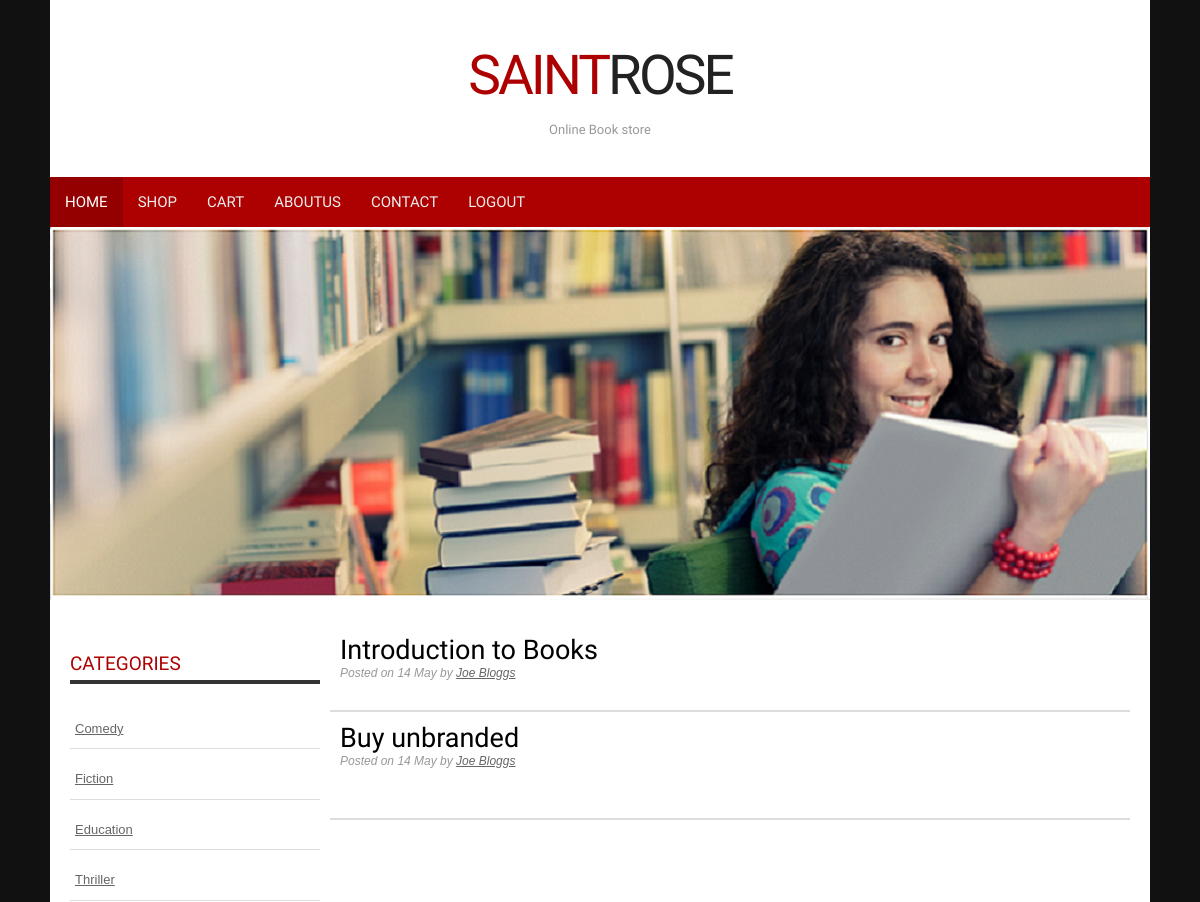
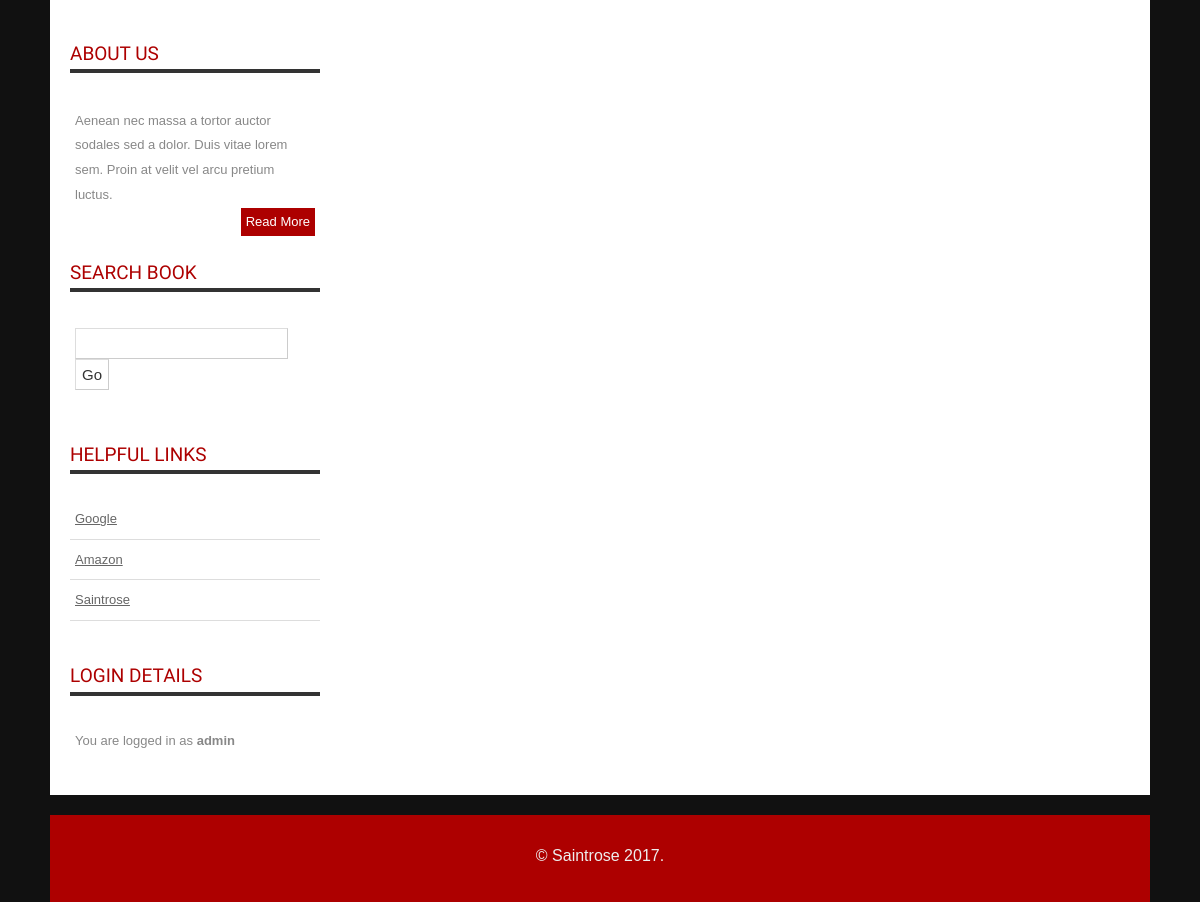
The app's page /user_home.php (signed in) with its own data (2 pictures, top to bottom).
### tables this page shows
CREATE TABLE IF NOT EXISTS `genres` (
  `gen_id` int(11) NOT NULL AUTO_INCREMENT,
  `title` varchar(30) NOT NULL,
  `gen_name` varchar(100) NOT NULL,
  `descri` varchar(40) NOT NULL,
  PRIMARY KEY (`gen_id`)
);

### user_home.php (the view, shortened to what this page needs)
<!Doctype html>
<head>
<link rel="stylesheet" href="styles.css" type="text/css" />
</head>
<body>
<div id="container">
    <header>
    	<h1><a href="index.php">Saint<span>Rose</span></a></h1>
        <h2>Online Book store</h2>
    </header>
    <nav>
    	<ul>
        	<li class="start selected"><a href="index.php">Home</a></li>
            <li><a href="productsall.php">shop</a></li>
            <li><a href="showcart.php">cart</a></li>
            <li><a href="aboutus.php">Aboutus</a></li>
             <li class="end"><a href="contact.php">Contact</a></li>
		     <li class="end"><a href="logout.php">Logout</a></li>
        </ul>
    </nav>
 	<img src="images/banner.jpg" alt="Books" />
    <div id="body">
		<section id="content">
	    <article>
			<h2>Introduction to Books</h2>
			<div class="article-info">Posted on <time datetime="2013-05-14">14 May</time> by <a href="#" rel="author">Joe Bloggs</a></div>
		</article>
		<article class="expanded">
            	 	<h2>Buy unbranded</h2>
			<div class="article-info">Posted on <time datetime="2013-05-14">14 May</time> by <a href="#" rel="author">Joe Bloggs</a></div>
	</article>
        </section>
        <aside class="sidebar">
            <ul>
               <li>
                    <h4>Categories</h4>
                     <?php
                      include("connect.php");
$query ="SELECT * from genres";
$results=mysqli_query($con,$query);
if($results){
$num = mysqli_num_rows($results);
}else{
echo mysqli_error();
}
  if($num>0){
  while($row=mysqli_fetch_assoc($results,$con)){
?>
          <ul>
            <li> <a href="products.php?catid=<?php echo $row['gen_id'];?>&catname=<?php echo $row['gen_name'];?>"><?php echo $row['gen_name'];?></a> </li>
           </ul>
           <?php
  }
  }  ?>
                </li>
                <li>
                    <h4>About us</h4>
                    <ul>
                        <li class="text">
                        	<p style="margin: 0;">Aenean nec massa a tortor auctor sodales sed a dolor. Duis vitae lorem sem. Proin at velit vel arcu pretium luctus.<br />
					<a href="aboutus.php" class="readmore">Read More</a></p>
                        </li>
                    </ul>
                </li>
                <li>
                	<h4>Search Book</h4>
                    <ul>
                    	<li class="text">
                            <form method="get" class="searchform" action="search.php" >
                                    <input type="text"  value="" name="s" class="s" />
                                     <input name="search" type="submit" id="submit" value="Go" />
                            </form>
						</li>
					</ul>
                </li>
                <li>
                    <h4>Helpful Links</h4>
                    <ul>
                       <li><a href="http://www.google.com" title="Google.com">Google</a></li>
                        <li><a href="http://www.amazon.com" title="Amazon">Amazon</a></li>
                        <li><a href="http://www.https://www.strose.edu/" title="Saintrose">Saintrose</a></li>
                    </ul>
                </li>
              <li>
                    <h4>Login Details</h4>
                    <ul>
                        <li class="text">
                            <?php
							if(isset($_SESSION['user'])){
							echo "You are logged in as <b>".$_SESSION['user']."</b>";
								}
							?>
		</li>
            </ul>
            </div>
    </div>
    <footer>
        <div class="footer-bottom">
            <p>&copy; Saintrose 2017.</p>
         </div>
    </footer>
</body>
</html>

### styles.css (style rules this page uses)
body { background: #111; margin:0; padding:0; font-family: Arial, Helvetica, sans-serif; font-size: 16px; color: #888; }
* { margin:10; padding:10; }
p { line-height: 1.9em; margin-bottom: 20px; }
a { color: #AD0000; }
form input, form select, form textarea { padding: 5px; color: #333333; border: 1px solid #ddd; border-right:1px solid #ccc; border-bottom:1px solid #ccc; background-color:#fff; font-family: Arial, Helvetica, sans-serif; font-size: 13px; }
form.searchform input { font-size: 15px; padding: 6px; }
h1 { color: #000; font-size: 35px; font-family: 'Francois One', Arial, sans-serif; }
h2 { color: #000; font-size: 27px; letter-spacing: 0px; font-weight: normal; padding: 0 0 5px; margin: 0; font-family: 'Francois One', Arial, sans-serif; }
h4 { font-family: 'Francois One', Arial, sans-serif; color: #AD0000; font-size: 18px; font-weight: normal; padding-bottom: 10px; text-transform: uppercase; }
ul, ol { margin: 0 0 35px 35px; }
li { padding-bottom: 5px; }
li ol, li ul { font-size: 1.0em; margin-bottom: 0; padding-top: 5px; }
#container { width: 1100px; margin: 0px auto; padding: 0px; background-color: #fff; }
header { padding: 30px 15px; background: #fff; margin: 0 auto; text-align:center; }
header h1 a, header h1 a:hover { color: #AD0000; font-size: 55px; font-weight: normal; letter-spacing: -3px; line-height:45px; text-decoration: none; text-transform: uppercase; }
header h1 a span { color: #222; }
header h2 { color: #999; font-size: 13px; position: relative; top: -5px; letter-spacing: 0; }
nav { width: 1100px; height: 50px; background-color: #AD0000; }
nav ul { height: 50px; list-style: none; padding: 0; margin: 0; }
nav ul li { float: left; display: block; padding: 0; }
nav ul li a { color: #eee; display: block; font-family: 'Francois One',Arial,sans-serif; font-size: 15px; letter-spacing: 0; line-height: 15px; margin: 0; padding: 18px 15px 17px; text-decoration: none; text-transform: uppercase; }
nav ul li.selected a, nav ul li.selected a:hover { background-color: #940000; color: #fff; }
#body { background: none; margin:0 auto; padding: 20px 20px 0; }
#content { float: right; width: 800px; }
article { border-bottom: 2px solid #ddd; padding: 10px 10px 20px 10px; }
article h2 { padding-bottom: 0; }
article .article-info { color: #999999; font-size: 12px; font-style: italic; padding: 0 0 10px 0; }
article .article-info a { color: #666; }
.sidebar { float: left; width: 250px; }
.sidebar h4 { padding-bottom: 0; font-size: 19px; border-bottom: 4px solid #333; }
.sidebar ul { margin: 0; padding: 0; list-style: none; }
.sidebar ul li { margin-bottom: 20px; line-height: 1.9em; }
.sidebar li ul { list-style: none outside none; margin: 0 0 10px; }
.sidebar li ul li { display: block; font-family: Arial, Helvetica, sans-serif; border-top: none; padding: 10px 5px; margin: 0; line-height: 1.5em; border-bottom: 1px solid #ddd; font-size: 13px; }
.sidebar li ul li.text { border-bottom: none; }
.sidebar li ul li a { font-weight: normal; color: #666; }
.sidebar li ul li a.readmore { background-color: #AD0000; color: #FFFFFF; display: inline-block; padding: 2px 5px; float: right; text-decoration: none; }
footer { margin:20px auto 0; width: 1100px; }
footer .footer-bottom { padding: 10px; text-align: center; background-color: #AD0000; }
footer .footer-bottom p { text-align: center; }
footer .footer-bottom p, footer .footer-bottom p a { color: #eee; }

### records on screen
genres: gen_name "Comedy"
genres: gen_name "Fiction"
genres: gen_name "Education"
genres: gen_name "Thriller"

### other values on screen
$_SESSION['user'] "admin"
